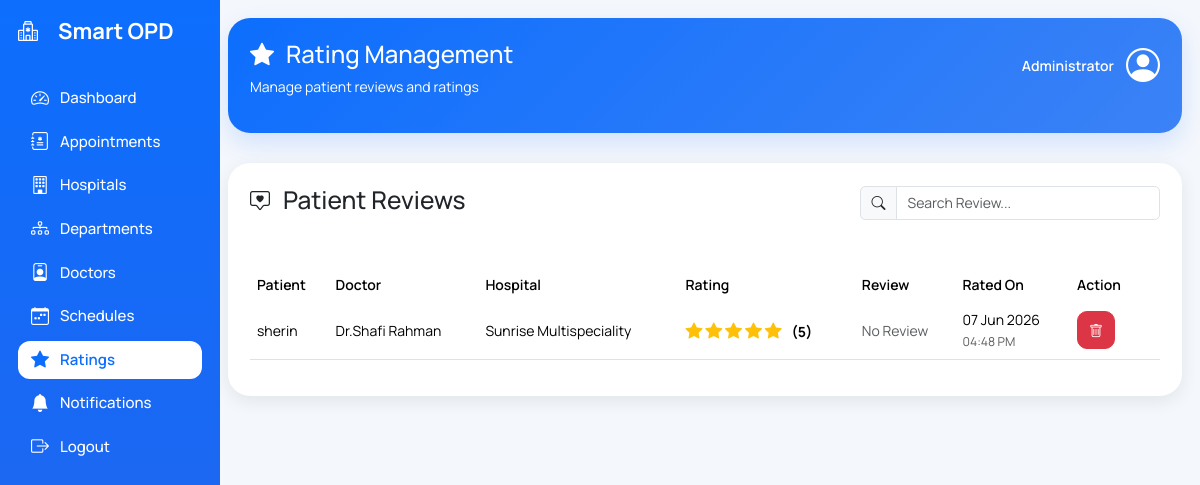
Screenshot of /admin-panel/ratings/ with the database file from the repository.
### opdapp/models.py (models this page shows, shortened)
class Rating(models.Model):
    appointment = models.OneToOneField(
        'Appointment',
        on_delete=models.CASCADE,
        related_name='rating'
    )
    user = models.ForeignKey(
        User,
        on_delete=models.CASCADE
    )
    doctor = models.ForeignKey(
        'Doctor',
        on_delete=models.CASCADE,
        related_name='reviews'
    )
    rating = models.IntegerField(
        validators=[
            MinValueValidator(1),
            MaxValueValidator(5)
        ]
    )
    review = models.TextField(
        blank=True,
        null=True
    )
    created_at = models.DateTimeField(
        auto_now_add=True
    )
    class Meta:
        ordering = ['-created_at']

class Doctor(models.Model):
    user = models.OneToOneField(
    User,
    on_delete=models.CASCADE,
    null=True,
    blank=True
)
    hospital = models.ForeignKey(Hospital, on_delete=models.CASCADE)
    department = models.ForeignKey(Department, on_delete=models.CASCADE)
    name = models.CharField(max_length=200)
    qualification = models.CharField(max_length=200)
    experience_years = models.PositiveIntegerField()
    rating = models.FloatField(default=0.0)
    fee = models.FloatField()
    phone = models.CharField(
    max_length=15,
    blank=True
)
    email = models.EmailField(
    blank=True
)
    image = models.ImageField(
    upload_to="doctor_images/",
    blank=True,
    null=True
)
    is_active = models.BooleanField(default=True)
    is_on_leave = models.BooleanField(default=False)

class Hospital(models.Model):
    name = models.CharField(max_length=200)
    city = models.CharField(max_length=100)
    address = models.TextField()
    latitude = models.FloatField()
    longitude = models.FloatField()
    rating = models.FloatField(default=0.0)
    total_reviews = models.IntegerField(default=0)
    location_name = models.CharField(max_length=255, blank=True, null=True)
    image = models.ImageField(upload_to='hospital_images/', blank=True, null=True)

### opdapp/views.py (the view)
def rating_management(request):
    rating_list = Rating.objects.select_related(
        "user",
        "doctor",
        "doctor__hospital",
        "appointment",
    ).order_by("-created_at")
    paginator = Paginator(
        rating_list,
        10
    )
    page_number = request.GET.get("page")
    ratings = paginator.get_page(
        page_number
    )
    context = {
        "ratings": ratings,
    }
    return render(
        request,
        "ratings/rating_management.html",
        context,
    )

### opdapp/templates/ratings/rating_management.html (shortened to what this page needs)
{% extends "admin/base_admin.html" %}
{% block rating_active %}
active
{% endblock %}
{% block content %}
<div class="dashboard-header">
<div class="header-content">
    <div>
        <h1>
            <i class="bi bi-star-fill"></i>
            Rating Management
        </h1>
        <p>
            Manage patient reviews and ratings
        </p>
    </div>
    <div class="admin-profile">
        <span>Administrator</span>
        <i class="bi bi-person-circle"></i>
    </div>
</div>
</div>
<div class="main-card">
<div class="d-flex justify-content-between align-items-center mb-4">
<h3>
<i class="bi bi-chat-square-heart"></i>
Patient Reviews
</h3>
<div class="search-box">
<div class="input-group">
<span class="input-group-text">
<i class="bi bi-search"></i>
</span>
<input
type="text"
id="ratingSearch"
class="form-control"
placeholder="Search Review...">
</div>
</div>
</div>
<div class="table-responsive">
<table
class="table table-hover align-middle"
id="ratingTable">
<thead>
<tr>
<th onclick="sortTable(0)">Patient</th>
<th onclick="sortTable(1)">Doctor</th>
<th onclick="sortTable(2)">Hospital</th>
<th>Rating</th>
<th>Review</th>
<th onclick="sortTable(5)">Rated On</th>
<th width="90">
Action
</th>
</tr>
</thead>
<tbody>
{% for rating in ratings %}
<tr>
<td>
{{ rating.user.username }}
</td>
<td>
{{ rating.doctor.name }}
</td>
<td>
{{ rating.doctor.hospital.name }}
</td>
<td>
{% for i in "12345" %}
{% if forloop.counter <= rating.rating %}
<i class="bi bi-star-fill star"></i>
{% else %}
<i class="bi bi-star star"></i>
{% endif %}
{% endfor %}
<span class="fw-bold ms-2">
({{ rating.rating }})
</span>
</td>
<td class="review-box">
{% if rating.review %}
{{ rating.review }}
{% else %}
<span class="text-muted">
No Review
</span>
{% endif %}
</td>
<td>
{{ rating.created_at|date:"d M Y" }}
<br>
<small class="text-muted">
{{ rating.created_at|time:"h:i A" }}
</small>
</td>
<td>
<button
class="btn btn-danger action-btn deleteBtn"
data-id="{{ rating.id }}"
>
<i class="bi bi-trash"></i>
</button>
</td>
</tr>
{% endfor %}
</tbody>
</table>
</div>
</div>
{% endblock %}

### opdapp/templates/admin/base_admin.html (style rules this page uses)
* { margin:0; padding:0; box-sizing:border-box; font-family: 'Manrope', sans-serif; font-size:14px; }
body { background:#f4f7fc; }

### opdapp/templates/ratings/rating_management.html (style rules this page uses)
.dashboard-header { background:linear-gradient(135deg,#0d6efd,#3b82f6); color:white; padding:22px; border-radius:22px; margin-bottom:30px; box-shadow:0 10px 25px rgba(13,110,253,.15); }
.header-content { display:flex; justify-content:space-between; align-items:flex-start; }
.admin-profile { display:flex; align-items:center; gap:12px; font-size:16px; font-weight:600; color:white; }
.admin-profile i { font-size:34px; }
.dashboard-header h1 { display:flex; align-items:center; gap:12px; font-size:24px; font-weight:500; }
.dashboard-header h1 i { font-size:24px; }
.main-card { background:white; border-radius:22px; padding:22px; box-shadow:0 5px 18px rgba(0,0,0,.08); }
.search-box { width:300px; }
.table { margin-top:25px; }
.table thead { background:#eef4ff; }
.table th { border:none; font-weight:600; cursor:pointer; }
.table td { vertical-align:middle; }
.action-btn { width:38px; height:38px; border-radius:10px; }
.review-box { max-width:260px; white-space:normal; }
.star { color:#ffc107; font-size:17px; }
h3 i { font-size:20px !important; margin-right:8px; }

### rows the page displays
Rating: user.username "sherin", doctor.name "Dr.Shafi Rahman", doctor.hospital.name "Sunrise Multispeciality", rating "5", review "No Review", created_at "07 Jun 2026", created_at "04:48 PM"
